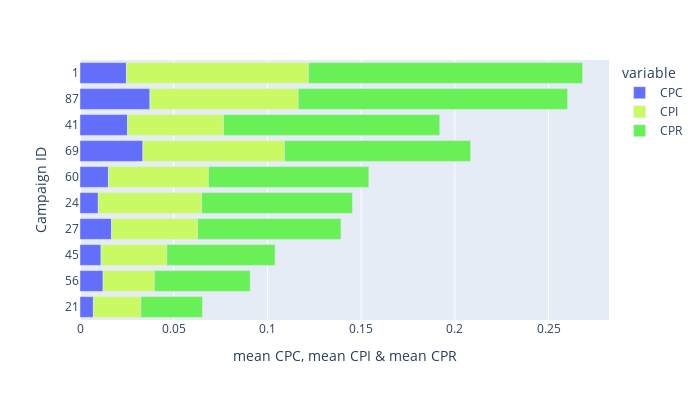

The notebook cell saved with this chart:
### Code cell
data_plot3 = data.groupby('Campaign_id', as_index = False).aggregate({'CPI' : 'mean', 'CPC' : 'mean', 'CPR' : 'mean'}).sort_values('CPR').head(10)
fig = px.bar(data_plot3, x = ['CPC', 'CPI','CPR'], y = data_plot3['Campaign_id'].astype(str), 
             labels = {'y':'Campaign ID', 'value': 'mean CPC, mean CPI & mean CPR'}, 
             width = 700, height = 400, color_discrete_map = {'CPR': '#6AF057','CPC': '#636efa', 'CPI': '#CAFA63'})
fig.show()

### Figure 1 — Plotly figure (JSON) as saved in the notebook; plotly's stock layout.template omitted (floating-point values rounded to 4 significant figures)
{"data": [{"alignmentgroup": "True", "hovertemplate": "variable=CPC<br>mean CPC, mean CPI & mean CPR=%{x}<br>Campaign ID=%{y}<extra></extra>", "legendgroup": "CPC", "marker": {"color": "#636efa", "pattern": {"shape": ""}}, "name": "CPC", "offsetgroup": "CPC", "orientation": "h", "showlegend": true, "textposition": "auto", "type": "bar", "x": [0.007147, 0.01234, 0.01121, 0.01684, 0.009762, 0.01518, 0.03356, 0.02538, 0.03731, 0.02477], "xaxis": "x", "y": ["21", "56", "45", "27", "24", "60", "69", "41", "87", "1"], "yaxis": "y"}, {"alignmentgroup": "True", "hovertemplate": "variable=CPI<br>mean CPC, mean CPI & mean CPR=%{x}<br>Campaign ID=%{y}<extra></extra>", "legendgroup": "CPI", "marker": {"color": "#CAFA63", "pattern": {"shape": ""}}, "name": "CPI", "offsetgroup": "CPI", "orientation": "h", "showlegend": true, "textposition": "auto", "type": "bar", "x": [0.02533, 0.02734, 0.03508, 0.0459, 0.05516, 0.05335, 0.07555, 0.05117, 0.07911, 0.09707], "xaxis": "x", "y": ["21", "56", "45", "27", "24", "60", "69", "41", "87", "1"], "yaxis": "y"}, {"alignmentgroup": "True", "hovertemplate": "variable=CPR<br>mean CPC, mean CPI & mean CPR=%{x}<br>Campaign ID=%{y}<extra></extra>", "legendgroup": "CPR", "marker": {"color": "#6AF057", "pattern": {"shape": ""}}, "name": "CPR", "offsetgroup": "CPR", "orientation": "h", "showlegend": true, "textposition": "auto", "type": "bar", "x": [0.03287, 0.05112, 0.05781, 0.0765, 0.08047, 0.08559, 0.09931, 0.1154, 0.1437, 0.1463], "xaxis": "x", "y": ["21", "56", "45", "27", "24", "60", "69", "41", "87", "1"], "yaxis": "y"}], "layout": {"barmode": "relative", "height": 400, "legend": {"title": {"text": "variable"}, "tracegroupgap": 0}, "margin": {"t": 60}, "width": 700, "xaxis": {"anchor": "y", "domain": [0, 1], "title": {"text": "mean CPC, mean CPI & mean CPR"}}, "yaxis": {"anchor": "x", "domain": [0, 1], "title": {"text": "Campaign ID"}}}}
